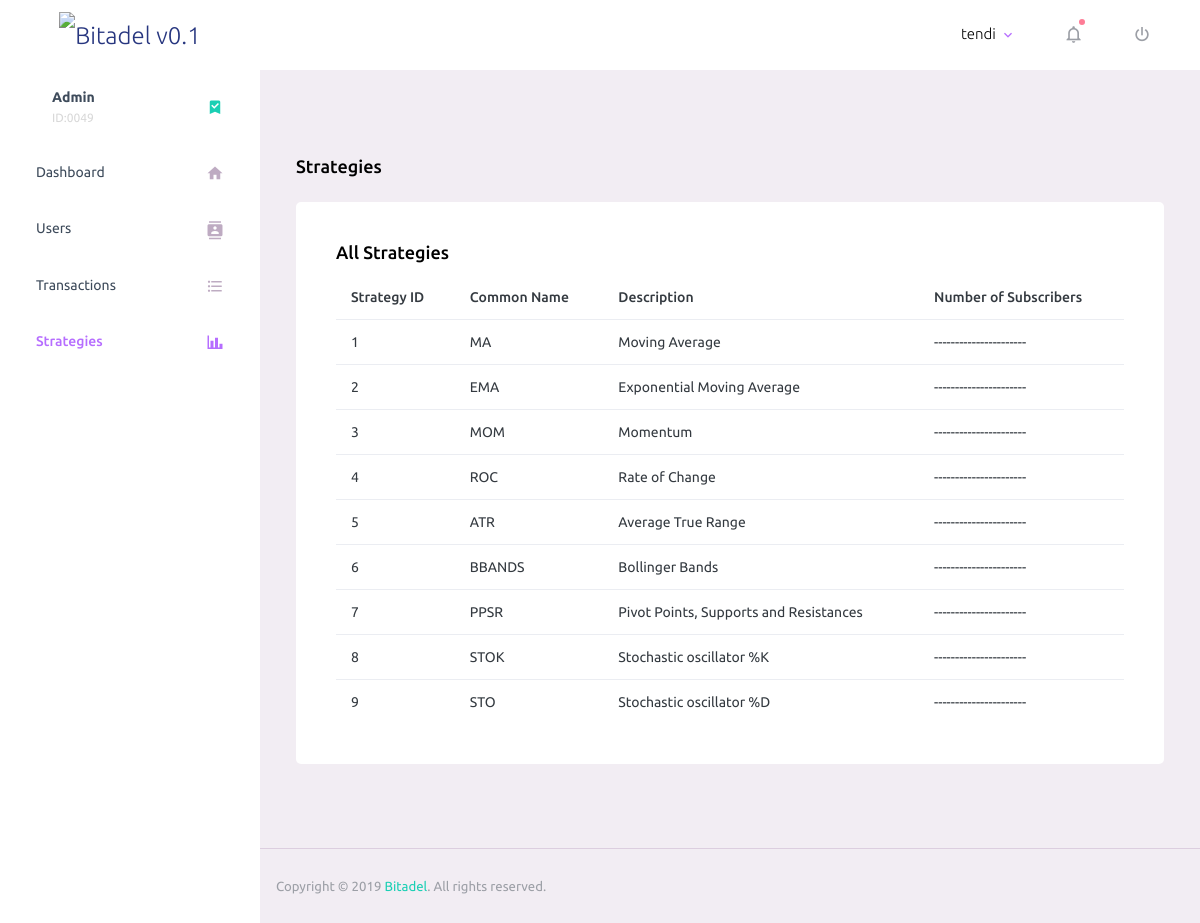
The app's page /strategies (signed in) with its own data.
### app/models.py (models this page shows, shortened)
class User(UserMixin, db.Model):
	id = db.Column(db.Integer, primary_key=True)
	username = db.Column(db.String(64), index=True, unique=True)
	full_name = db.Column(db.String(120))
	email = db.Column(db.String(120), index=True, unique=True)
	password_hash = db.Column(db.String(128))
	date_joined = db.Column(db.DateTime, index=True, default=datetime.utcnow)

class Strategy(db.Model):
	strategy_id = db.Column(db.Integer, primary_key=True, unique=True, nullable=False)
	common_name = db.Column(db.String(64), index=True, unique=True)
	description = db.Column(db.String(255))
	transaction = db.relationship('Transaction', backref='publisher', lazy='dynamic')

### app/routes.py (the view)
@app.route('/strategies')
@login_required
def strategies():
    strategies = Strategy.query.all()
    return render_template('strategies.html', strategies=strategies)

### app/models.py (called while the page is built)
@login.user_loader
def load_user(id):
	return User.query.get(int(id))

### app/templates/strategies.html (shortened to what this page needs)
{% extends 'base.html' %}
{% block content %}
 <div class="page-header">
            <h2 class="page-title">
              Strategies
            </h2>
          </div>
        <div class="row">
            <div class="col-lg-12 grid-margin stretch-card">
              <div class="card">
                <div class="card-body">
                  <h4 class="card-title">All Strategies</h4>
                  <table class="table">
                    <thead>
                      <tr>
                        <th>Strategy ID</th>
                        <th>Common Name </th>
                        <th>Description</th>
                        <th>Number of Subscribers</th>
                      </tr>
                    </thead>
                    <tbody>
                        {% if strategies %}
                        {% for strategy in strategies %}
                      <tr>
                        <td>{{ strategy.strategy_id }}</td>
                        <td>{{ strategy.common_name }}</td>
                        <td>{{ strategy.description }}</td>
                        <td>----------------------</td>
                      </tr>
                        {% endfor %}
                        {% endif %}
                    </tbody>
                  </table>
                </div>
              </div>
            </div>
        </div>
{% endblock %}

### app/templates/base.html (shortened to what this page needs)
<!DOCTYPE html>
<html lang="en">
<head>
  <link rel="stylesheet" href="{{ url_for('static', filename='vendors/iconfonts/mdi/css/materialdesignicons.min.css') }}">
  <link rel="stylesheet" href="{{ url_for('static', filename='vendors/css/vendor.bundle.base.css') }}">
  <link rel="stylesheet" href="{{ url_for('static', filename='css/style.css') }}">
</head>
<body>
  <div class="container-scroller">
    <nav class="navbar default-layout-navbar col-lg-12 col-12 p-0 fixed-top d-flex flex-row">
      <div class="text-center navbar-brand-wrapper d-flex align-items-center justify-content-center">
        <a class="navbar-brand brand-logo" href="{{ url_for('index') }}"><img src="#" alt="Bitadel v0.1"/></a>
      </div>
      <div class="navbar-menu-wrapper d-flex align-items-stretch">
        <ul class="navbar-nav navbar-nav-right">
          <li class="nav-item nav-profile dropdown">
            <a class="nav-link dropdown-toggle" id="profileDropdown" href="#" data-toggle="dropdown" aria-expanded="false">
              <div class="nav-profile-text">
                <p class="mb-1 text-black">{{ current_user.username }}</p>
              </div>
            </a>
          </li>
          <li class="nav-item dropdown">
            <a class="nav-link count-indicator dropdown-toggle" id="notificationDropdown" href="#" data-toggle="dropdown">
              <i class="mdi mdi-bell-outline"></i>
              <span class="count-symbol bg-danger"></span>
            </a>
          </li>
          <li class="nav-item nav-logout d-none d-lg-block">
            <a class="nav-link" href="{{ url_for('logout') }}">
              <i class="mdi mdi-power"></i>
            </a>
          </li>
        </ul>
      </div>
    </nav>
    <div class="container-fluid page-body-wrapper">
      <nav class="sidebar sidebar-offcanvas" id="sidebar">
        <ul class="nav">
          <li class="nav-item nav-profile">
            <a href="#" class="nav-link">
              <div class="nav-profile-text d-flex flex-column">
                <span class="font-weight-bold mb-2">Admin</span>
                <span class="text-secondary text-small">ID:0049</span>
              </div>
              <i class="mdi mdi-bookmark-check text-success nav-profile-badge"></i>
            </a>
          </li>
          <li class="nav-item">
            <a class="nav-link" href="{{ url_for('dashboard') }}">
              <span class="menu-title">Dashboard</span>
              <i class="mdi mdi-home menu-icon"></i>
            </a>
          </li>
          <li class="nav-item">
            <a class="nav-link" href="{{url_for('users') }}">
              <span class="menu-title">Users</span>
              <i class="mdi mdi-contacts menu-icon"></i>
            </a>
          </li>
          <li class="nav-item">
            <a class="nav-link" href="{{ url_for('transactions') }}">
              <span class="menu-title">Transactions</span>
              <i class="mdi mdi-format-list-bulleted menu-icon"></i>
            </a>
          </li>
          <li class="nav-item">
            <a class="nav-link" href="{{ url_for('strategies') }}">
              <span class="menu-title">Strategies</span>
              <i class="mdi mdi-chart-bar menu-icon"></i>
            </a>
          </li>
        </ul>
      </nav>
      <div class="main-panel">
        <div class="content-wrapper">
        <div class="page-header">
            <nav aria-label="breadcrumb">
              <ul class="breadcrumb">
              </ul>
            </nav>
          </div>
          {% block content %}
          {% endblock %}
        </div>
        <footer class="footer">
          <div class="d-sm-flex justify-content-center justify-content-sm-between">
            <span class="text-muted text-center text-sm-left d-block d-sm-inline-block">Copyright © 2019 <a href="#" target="_blank">Bitadel</a>. All rights reserved.</span>
            </div>
        </footer>
      </div>
    </div>
  </div>
</body>
</html>

### records on screen
User: username "tendi"
Strategy: strategy_id "1", common_name "MA", description "Moving Average"
Strategy: strategy_id "2", common_name "EMA", description "Exponential Moving Average"
Strategy: strategy_id "3", common_name "MOM", description "Momentum"
Strategy: strategy_id "4", common_name "ROC", description "Rate of Change"
Strategy: strategy_id "5", common_name "ATR", description "Average True Range"
Strategy: strategy_id "6", common_name "BBANDS", description "Bollinger Bands"
Strategy: strategy_id "7", common_name "PPSR", description "Pivot Points, Supports and Resistances"
Strategy: strategy_id "8", common_name "STOK", description "Stochastic oscillator %K"
Strategy: strategy_id "9", common_name "STO", description "Stochastic oscillator %D"
